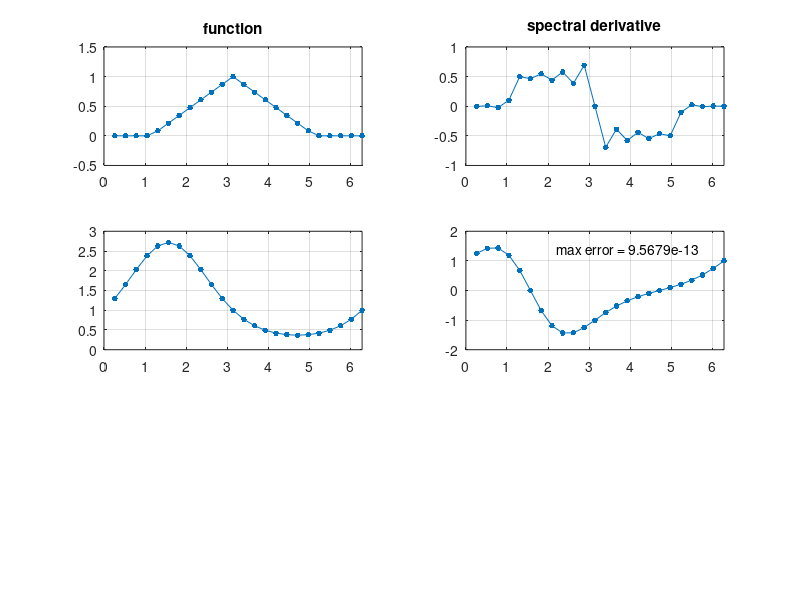

This figure's MATLAB source:
% p5.m - repetition of p4.m via FFT
% For complex v, delete "real" commands.
% Differentiation of a hat function:
N = 24; h = 2*pi/N; x = h*(1:N)';
v = max(0,1-abs(x-pi)/2); v_hat = fft(v);
w_hat = 1i*[0:N/2-1 0 -N/2+1:-1]' .* v_hat;
w = real(ifft(w_hat)); clf
subplot(3,2,1), plot(x,v,'.-','markersize',13)
axis([0 2*pi -.5 1.5]), grid on, title('function')
subplot(3,2,2), plot(x,w,'.-','markersize',13)
axis([0 2*pi -1 1]), grid on, title('spectral derivative')
% Differentiation of exp(sin(x)):
v = exp(sin(x)); vprime = cos(x).*v;
v_hat = fft(v);
w_hat = 1i*[0:N/2-1 0 -N/2+1:-1]' .* v_hat;
w = real(ifft(w_hat));
subplot(3,2,3), plot(x,v,'.-','markersize',13)
axis([0 2*pi 0 3]), grid on
subplot(3,2,4), plot(x,w,'.-','markersize',13)
axis([0 2*pi -2 2]), grid on
error = norm(w-vprime,inf);
text(2.2,1.4,['max error = ' num2str(error)])